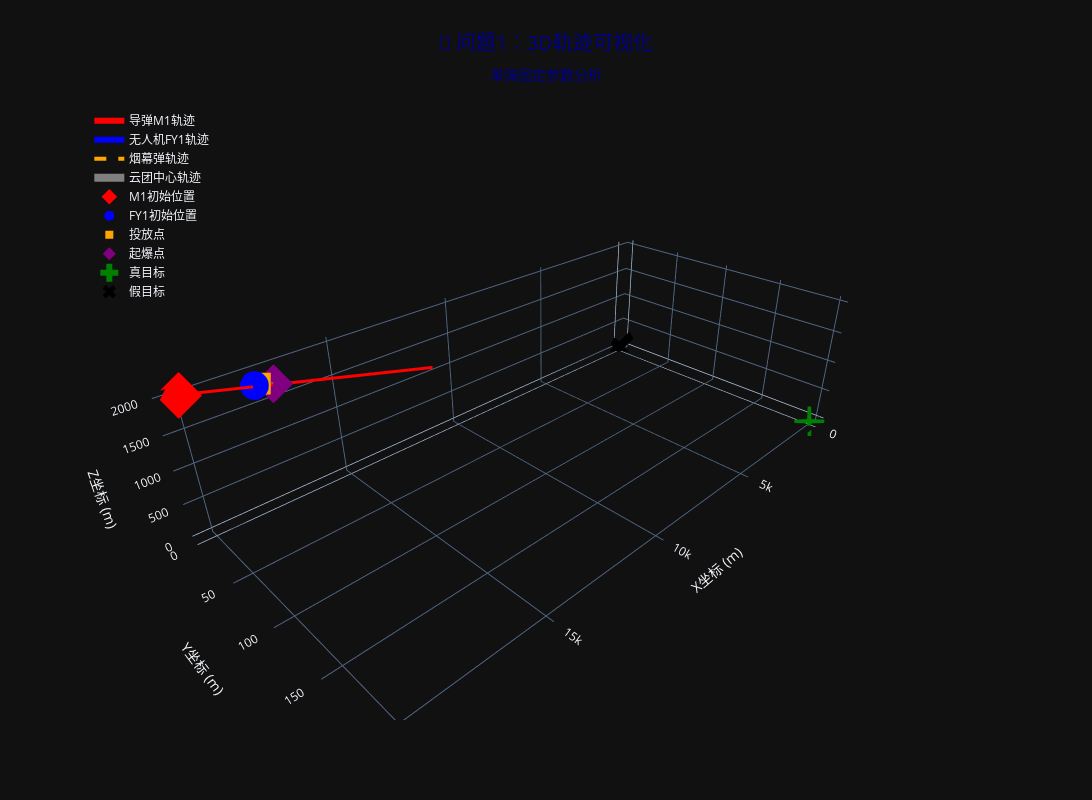

Here is the notebook cell this chart was saved with:
### Markdown cell above
## 5. 3D轨迹可视化

### Code cell
def create_3d_trajectory_plot():
    """创建3D轨迹可视化"""
    
    fig = go.Figure()
    
    # 时间范围
    t_max = 30.0
    t_trajectory = np.linspace(0, t_max, 200)
    
    # 导弹轨迹
    missile_trajectory = np.array([missile_position(t, M1_initial, missile_velocity) for t in t_trajectory])
    fig.add_trace(go.Scatter3d(
        x=missile_trajectory[:, 0],
        y=missile_trajectory[:, 1],
        z=missile_trajectory[:, 2],
        mode='lines',
        line=dict(color='red', width=6),
        name='导弹M1轨迹',
        hovertemplate='<b>导弹M1</b><br>坐标: (%{x:.0f}, %{y:.0f}, %{z:.0f})<extra></extra>'
    ))
    
    # 无人机轨迹（到投放点）
    t_drone = np.linspace(0, t_deploy, 50)
    drone_trajectory = np.array([drone_position(t, FY1_initial, drone_velocity) for t in t_drone])
    fig.add_trace(go.Scatter3d(
        x=drone_trajectory[:, 0],
        y=drone_trajectory[:, 1],
        z=drone_trajectory[:, 2],
        mode='lines',
        line=dict(color='blue', width=6),
        name='无人机FY1轨迹',
        hovertemplate='<b>无人机FY1</b><br>坐标: (%{x:.0f}, %{y:.0f}, %{z:.0f})<extra></extra>'
    ))
    
    # 烟幕弹轨迹（投放到起爆）
    t_smoke = np.linspace(t_deploy, t_explode, 50)
    smoke_trajectory = np.array([smoke_bomb_position(t, t_deploy, deploy_position, drone_velocity) for t in t_smoke])
    
    fig.add_trace(go.Scatter3d(
        x=smoke_trajectory[:, 0],
        y=smoke_trajectory[:, 1],
        z=smoke_trajectory[:, 2],
        mode='lines',
        line=dict(color='orange', width=4, dash='dash'),
        name='烟幕弹轨迹',
        hovertemplate='<b>烟幕弹</b><br>坐标: (%{x:.0f}, %{y:.0f}, %{z:.0f})<extra></extra>'
    ))
    
    # 云团轨迹（起爆后下沉）
    t_cloud = np.linspace(t_explode, t_explode + effective_duration, 100)
    cloud_trajectory = []
    for t in t_cloud:
        pos = smoke_cloud_position(t, t_explode, explode_position)
        if pos is not None:
            cloud_trajectory.append(pos)
    cloud_trajectory = np.array(cloud_trajectory)
    
    fig.add_trace(go.Scatter3d(
        x=cloud_trajectory[:, 0],
        y=cloud_trajectory[:, 1],
        z=cloud_trajectory[:, 2],
        mode='lines',
        line=dict(color='gray', width=8),
        name='云团中心轨迹',
        hovertemplate='<b>云团中心</b><br>坐标: (%{x:.0f}, %{y:.0f}, %{z:.0f})<extra></extra>'
    ))
    
    # 关键点标记
    # 初始位置
    fig.add_trace(go.Scatter3d(
        x=[M1_initial[0]], y=[M1_initial[1]], z=[M1_initial[2]],
        mode='markers',
        marker=dict(size=12, color='red', symbol='diamond'),
        name='M1初始位置',
        hovertemplate='<b>M1初始位置</b><br>坐标: (%{x:.0f}, %{y:.0f}, %{z:.0f})<extra></extra>'
    ))
    
    fig.add_trace(go.Scatter3d(
        x=[FY1_initial[0]], y=[FY1_initial[1]], z=[FY1_initial[2]],
        mode='markers',
        marker=dict(size=10, color='blue', symbol='circle'),
        name='FY1初始位置',
        hovertemplate='<b>FY1初始位置</b><br>坐标: (%{x:.0f}, %{y:.0f}, %{z:.0f})<extra></extra>'
    ))
    
    # 投放点
    fig.add_trace(go.Scatter3d(
        x=[deploy_position[0]], y=[deploy_position[1]], z=[deploy_position[2]],
        mode='markers',
        marker=dict(size=8, color='orange', symbol='square'),
        name='投放点',
        hovertemplate='<b>投放点</b><br>坐标: (%{x:.0f}, %{y:.0f}, %{z:.0f})<extra></extra>'
    ))
    
    # 起爆点
    fig.add_trace(go.Scatter3d(
        x=[explode_position[0]], y=[explode_position[1]], z=[explode_position[2]],
        mode='markers',
        marker=dict(size=10, color='purple', symbol='diamond'),
        name='起爆点',
        hovertemplate='<b>起爆点</b><br>坐标: (%{x:.0f}, %{y:.0f}, %{z:.0f})<extra></extra>'
    ))
    
    # 真目标
    fig.add_trace(go.Scatter3d(
        x=[real_target[0]], y=[real_target[1]], z=[real_target[2]],
        mode='markers',
        marker=dict(size=15, color='green', symbol='cross'),
        name='真目标',
        hovertemplate='<b>真目标</b><br>坐标: (%{x:.0f}, %{y:.0f}, %{z:.0f})<extra></extra>'
    ))
    
    # 假目标（原点）
    fig.add_trace(go.Scatter3d(
        x=[0], y=[0], z=[0],
        mode='markers',
        marker=dict(size=12, color='black', symbol='x'),
        name='假目标',
        hovertemplate='<b>假目标</b><br>坐标: (0, 0, 0)<extra></extra>'
    ))
    
    # 设置布局
    fig.update_layout(
        title=dict(
            text='🚀 问题1：3D轨迹可视化<br><sub>单弹固定参数分析</sub>',
            x=0.5,
            font=dict(size=20, color='darkblue')
        ),
        scene=dict(
            xaxis_title='X坐标 (m)',
            yaxis_title='Y坐标 (m)',
            zaxis_title='Z坐标 (m)',
            camera=dict(
                eye=dict(x=1.5, y=1.5, z=1.2)
            ),
            aspectmode='manual',
            aspectratio=dict(x=2, y=1, z=0.5)
        ),
        width=1200,
        height=800,
        showlegend=True,
        legend=dict(
            yanchor="top",
            y=0.99,
            xanchor="left",
            x=0.01
        )
    )
    
    return fig

# 创建3D轨迹图
fig_3d = create_3d_trajectory_plot()
fig_3d.show()

# 保存图像
fig_3d.write_html(f"{output_dir}/01_3d_trajectory.html")
fig_3d.write_image(f"{output_dir}/01_3d_trajectory.png", width=1200, height=800, scale=2)
print(f"💾 3D轨迹图已保存到 {output_dir}/01_3d_trajectory.html")

### Figure 1 — Plotly figure (JSON) as saved in the notebook; plotly's stock layout.template omitted (floating-point values rounded to 4 significant figures; data arrays with more than 128 entries replaced by an {"elided": "..."} marker saying what was removed)
{"data": [{"hovertemplate": "<b>导弹M1</b><br>坐标: (%{x:.0f}, %{y:.0f}, %{z:.0f})<extra></extra>", "line": {"color": "red", "width": 6}, "mode": "lines", "name": "导弹M1轨迹", "x": {"elided": "200 float values"}, "y": {"elided": "200 float values"}, "z": {"elided": "200 float values"}, "type": "scatter3d"}, {"hovertemplate": "<b>无人机FY1</b><br>坐标: (%{x:.0f}, %{y:.0f}, %{z:.0f})<extra></extra>", "line": {"color": "blue", "width": 6}, "mode": "lines", "name": "无人机FY1轨迹", "x": [17800.0, 17800.0, 17790.0, 17790.0, 17790.0, 17780.0, 17780.0, 17770.0, 17770.0, 17770.0, 17760.0, 17760.0, 17760.0, 17750.0, 17750.0, 17740.0, 17740.0, 17740.0, 17730.0, 17730.0, 17730.0, 17720.0, 17720.0, 17720.0, 17710.0, 17710.0, 17700.0, 17700.0, 17700.0, 17690.0, 17690.0, 17690.0, 17680.0, 17680.0, 17680.0, 17670.0, 17670.0, 17660.0, 17660.0, 17660.0, 17650.0, 17650.0, 17650.0, 17640.0, 17640.0, 17630.0, 17630.0, 17630.0, 17620.0, 17620.0], "y": [0.0, 0.0, 0.0, 0.0, 0.0, 0.0, 0.0, 0.0, 0.0, 0.0, 0.0, 0.0, 0.0, 0.0, 0.0, 0.0, 0.0, 0.0, 0.0, 0.0, 0.0, 0.0, 0.0, 0.0, 0.0, 0.0, 0.0, 0.0, 0.0, 0.0, 0.0, 0.0, 0.0, 0.0, 0.0, 0.0, 0.0, 0.0, 0.0, 0.0, 0.0, 0.0, 0.0, 0.0, 0.0, 0.0, 0.0, 0.0, 0.0, 0.0], "z": [1800.0, 1800.0, 1800.0, 1800.0, 1800.0, 1800.0, 1800.0, 1800.0, 1800.0, 1800.0, 1800.0, 1800.0, 1800.0, 1800.0, 1800.0, 1800.0, 1800.0, 1800.0, 1800.0, 1800.0, 1800.0, 1800.0, 1800.0, 1800.0, 1800.0, 1800.0, 1800.0, 1800.0, 1800.0, 1800.0, 1800.0, 1800.0, 1800.0, 1800.0, 1800.0, 1800.0, 1800.0, 1800.0, 1800.0, 1800.0, 1800.0, 1800.0, 1800.0, 1800.0, 1800.0, 1800.0, 1800.0, 1800.0, 1800.0, 1800.0], "type": "scatter3d"}, {"hovertemplate": "<b>烟幕弹</b><br>坐标: (%{x:.0f}, %{y:.0f}, %{z:.0f})<extra></extra>", "line": {"color": "orange", "dash": "dash", "width": 4}, "mode": "lines", "name": "烟幕弹轨迹", "x": [17620.0, 17610.0, 17600.0, 17590.0, 17580.0, 17580.0, 17570.0, 17560.0, 17550.0, 17540.0, 17530.0, 17520.0, 17510.0, 17510.0, 17500.0, 17490.0, 17480.0, 17470.0, 17460.0, 17450.0, 17440.0, 17430.0, 17430.0, 17420.0, 17410.0, 17400.0, 17390.0, 17380.0, 17370.0, 17360.0, 17360.0, 17350.0, 17340.0, 17330.0, 17320.0, 17310.0, 17300.0, 17290.0, 17280.0, 17280.0, 17270.0, 17260.0, 17250.0, 17240.0, 17230.0, 17220.0, 17210.0, 17210.0, 17200.0, 17190.0], "y": [0.0, 0.0, 0.0, 0.0, 0.0, 0.0, 0.0, 0.0, 0.0, 0.0, 0.0, 0.0, 0.0, 0.0, 0.0, 0.0, 0.0, 0.0, 0.0, 0.0, 0.0, 0.0, 0.0, 0.0, 0.0, 0.0, 0.0, 0.0, 0.0, 0.0, 0.0, 0.0, 0.0, 0.0, 0.0, 0.0, 0.0, 0.0, 0.0, 0.0, 0.0, 0.0, 0.0, 0.0, 0.0, 0.0, 0.0, 0.0, 0.0, 0.0], "z": [1800.0, 1800.0, 1800.0, 1800.0, 1800.0, 1799.0, 1799.0, 1799.0, 1798.0, 1798.0, 1797.0, 1797.0, 1796.0, 1796.0, 1795.0, 1794.0, 1793.0, 1792.0, 1791.0, 1790.0, 1789.0, 1788.0, 1787.0, 1786.0, 1785.0, 1783.0, 1782.0, 1781.0, 1779.0, 1778.0, 1776.0, 1775.0, 1773.0, 1771.0, 1769.0, 1768.0, 1766.0, 1764.0, 1762.0, 1760.0, 1758.0, 1756.0, 1753.0, 1751.0, 1749.0, 1746.0, 1744.0, 1742.0, 1739.0, 1736.0], "type": "scatter3d"}, {"hovertemplate": "<b>云团中心</b><br>坐标: (%{x:.0f}, %{y:.0f}, %{z:.0f})<extra></extra>", "line": {"color": "gray", "width": 8}, "mode": "lines", "name": "云团中心轨迹", "x": [17190.0, 17190.0, 17190.0, 17190.0, 17190.0, 17190.0, 17190.0, 17190.0, 17190.0, 17190.0, 17190.0, 17190.0, 17190.0, 17190.0, 17190.0, 17190.0, 17190.0, 17190.0, 17190.0, 17190.0, 17190.0, 17190.0, 17190.0, 17190.0, 17190.0, 17190.0, 17190.0, 17190.0, 17190.0, 17190.0, 17190.0, 17190.0, 17190.0, 17190.0, 17190.0, 17190.0, 17190.0, 17190.0, 17190.0, 17190.0, 17190.0, 17190.0, 17190.0, 17190.0, 17190.0, 17190.0, 17190.0, 17190.0, 17190.0, 17190.0, 17190.0, 17190.0, 17190.0, 17190.0, 17190.0, 17190.0, 17190.0, 17190.0, 17190.0, 17190.0, 17190.0, 17190.0, 17190.0, 17190.0, 17190.0, 17190.0, 17190.0, 17190.0, 17190.0, 17190.0, 17190.0, 17190.0, 17190.0, 17190.0, 17190.0, 17190.0, 17190.0, 17190.0, 17190.0, 17190.0, 17190.0, 17190.0, 17190.0, 17190.0, 17190.0, 17190.0, 17190.0, 17190.0, 17190.0, 17190.0, 17190.0, 17190.0, 17190.0, 17190.0, 17190.0, 17190.0, 17190.0, 17190.0, 17190.0, 17190.0], "y": [0.0, 0.0, 0.0, 0.0, 0.0, 0.0, 0.0, 0.0, 0.0, 0.0, 0.0, 0.0, 0.0, 0.0, 0.0, 0.0, 0.0, 0.0, 0.0, 0.0, 0.0, 0.0, 0.0, 0.0, 0.0, 0.0, 0.0, 0.0, 0.0, 0.0, 0.0, 0.0, 0.0, 0.0, 0.0, 0.0, 0.0, 0.0, 0.0, 0.0, 0.0, 0.0, 0.0, 0.0, 0.0, 0.0, 0.0, 0.0, 0.0, 0.0, 0.0, 0.0, 0.0, 0.0, 0.0, 0.0, 0.0, 0.0, 0.0, 0.0, 0.0, 0.0, 0.0, 0.0, 0.0, 0.0, 0.0, 0.0, 0.0, 0.0, 0.0, 0.0, 0.0, 0.0, 0.0, 0.0, 0.0, 0.0, 0.0, 0.0, 0.0, 0.0, 0.0, 0.0, 0.0, 0.0, 0.0, 0.0, 0.0, 0.0, 0.0, 0.0, 0.0, 0.0, 0.0, 0.0, 0.0, 0.0, 0.0, 0.0], "z": [1736.0, 1736.0, 1735.0, 1735.0, 1734.0, 1733.0, 1733.0, 1732.0, 1732.0, 1731.0, 1730.0, 1730.0, 1729.0, 1729.0, 1728.0, 1727.0, 1727.0, 1726.0, 1726.0, 1725.0, 1724.0, 1724.0, 1723.0, 1723.0, 1722.0, 1721.0, 1721.0, 1720.0, 1720.0, 1719.0, 1718.0, 1718.0, 1717.0, 1716.0, 1716.0, 1715.0, 1715.0, 1714.0, 1713.0, 1713.0, 1712.0, 1712.0, 1711.0, 1710.0, 1710.0, 1709.0, 1709.0, 1708.0, 1707.0, 1707.0, 1706.0, 1706.0, 1705.0, 1704.0, 1704.0, 1703.0, 1703.0, 1702.0, 1701.0, 1701.0, 1700.0, 1700.0, 1699.0, 1698.0, 1698.0, 1697.0, 1696.0, 1696.0, 1695.0, 1695.0, 1694.0, 1693.0, 1693.0, 1692.0, 1692.0, 1691.0, 1690.0, 1690.0, 1689.0, 1689.0, 1688.0, 1687.0, 1687.0, 1686.0, 1686.0, 1685.0, 1684.0, 1684.0, 1683.0, 1683.0, 1682.0, 1681.0, 1681.0, 1680.0, 1680.0, 1679.0, 1678.0, 1678.0, 1677.0, 1676.0], "type": "scatter3d"}, {"hovertemplate": "<b>M1初始位置</b><br>坐标: (%{x:.0f}, %{y:.0f}, %{z:.0f})<extra></extra>", "marker": {"color": "red", "size": 12, "symbol": "diamond"}, "mode": "markers", "name": "M1初始位置", "x": [20000.0], "y": [0.0], "z": [2000.0], "type": "scatter3d"}, {"hovertemplate": "<b>FY1初始位置</b><br>坐标: (%{x:.0f}, %{y:.0f}, %{z:.0f})<extra></extra>", "marker": {"color": "blue", "size": 10, "symbol": "circle"}, "mode": "markers", "name": "FY1初始位置", "x": [17800.0], "y": [0.0], "z": [1800.0], "type": "scatter3d"}, {"hovertemplate": "<b>投放点</b><br>坐标: (%{x:.0f}, %{y:.0f}, %{z:.0f})<extra></extra>", "marker": {"color": "orange", "size": 8, "symbol": "square"}, "mode": "markers", "name": "投放点", "x": [17620.0], "y": [0.0], "z": [1800.0], "type": "scatter3d"}, {"hovertemplate": "<b>起爆点</b><br>坐标: (%{x:.0f}, %{y:.0f}, %{z:.0f})<extra></extra>", "marker": {"color": "purple", "size": 10, "symbol": "diamond"}, "mode": "markers", "name": "起爆点", "x": [17190.0], "y": [0.0], "z": [1736.0], "type": "scatter3d"}, {"hovertemplate": "<b>真目标</b><br>坐标: (%{x:.0f}, %{y:.0f}, %{z:.0f})<extra></extra>", "marker": {"color": "green", "size": 15, "symbol": "cross"}, "mode": "markers", "name": "真目标", "x": [0.0], "y": [200.0], "z": [0.0], "type": "scatter3d"}, {"hovertemplate": "<b>假目标</b><br>坐标: (0, 0, 0)<extra></extra>", "marker": {"color": "black", "size": 12, "symbol": "x"}, "mode": "markers", "name": "假目标", "x": [0], "y": [0], "z": [0], "type": "scatter3d"}], "layout": {"title": {"font": {"size": 20, "color": "darkblue"}, "text": "🚀 问题1：3D轨迹可视化<br><sub>单弹固定参数分析</sub>", "x": 0.5}, "scene": {"camera": {"eye": {"x": 1.5, "y": 1.5, "z": 1.2}}, "aspectratio": {"x": 2, "y": 1, "z": 0.5}, "xaxis": {"title": {"text": "X坐标 (m)"}}, "yaxis": {"title": {"text": "Y坐标 (m)"}}, "zaxis": {"title": {"text": "Z坐标 (m)"}}, "aspectmode": "manual"}, "legend": {"yanchor": "top", "y": 0.99, "xanchor": "left", "x": 0.01}, "width": 1200, "height": 800, "showlegend": true}}
